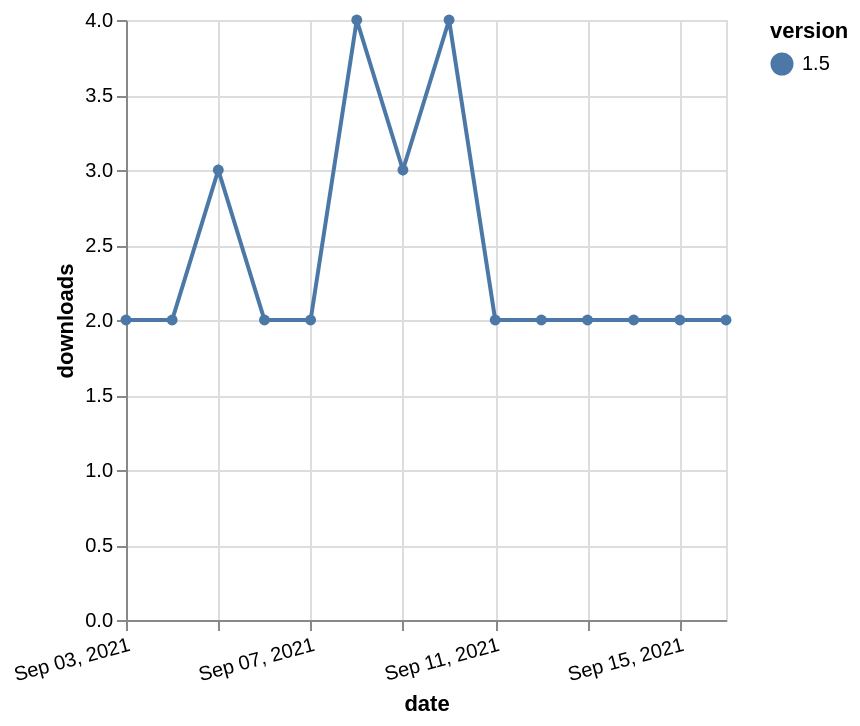

Source (Vega-Lite JSON):
### Vega-Lite specification from a JSON file in a GitHub repository (floating-point values rounded to 4 significant figures)
{"$schema": "https://vega.github.io/schema/vega-lite/v5.json", "description": "A simple bar chart with embedded data.", "data": {"values": [{"date": "2021-09-03", "total": 4638, "delta": 2, "version": "1.5"}, {"date": "2021-09-04", "total": 4640, "delta": 2, "version": "1.5"}, {"date": "2021-09-05", "total": 4643, "delta": 3, "version": "1.5"}, {"date": "2021-09-06", "total": 4645, "delta": 2, "version": "1.5"}, {"date": "2021-09-07", "total": 4647, "delta": 2, "version": "1.5"}, {"date": "2021-09-08", "total": 4651, "delta": 4, "version": "1.5"}, {"date": "2021-09-09", "total": 4654, "delta": 3, "version": "1.5"}, {"date": "2021-09-10", "total": 4658, "delta": 4, "version": "1.5"}, {"date": "2021-09-11", "total": 4660, "delta": 2, "version": "1.5"}, {"date": "2021-09-12", "total": 4662, "delta": 2, "version": "1.5"}, {"date": "2021-09-13", "total": 4664, "delta": 2, "version": "1.5"}, {"date": "2021-09-14", "total": 4666, "delta": 2, "version": "1.5"}, {"date": "2021-09-15", "total": 4668, "delta": 2, "version": "1.5"}, {"date": "2021-09-16", "total": 4670, "delta": 2, "version": "1.5"}]}, "width": "container", "mark": {"type": "line", "point": {"filled": true}}, "encoding": {"x": {"field": "date", "type": "temporal", "timeUnit": "yearmonthdate", "title": "date", "axis": {"labelAngle": -15}}, "y": {"field": "delta", "type": "quantitative", "title": "downloads"}, "color": {"field": "version", "type": "nominal"}, "tooltip": {"field": "delta"}}}
